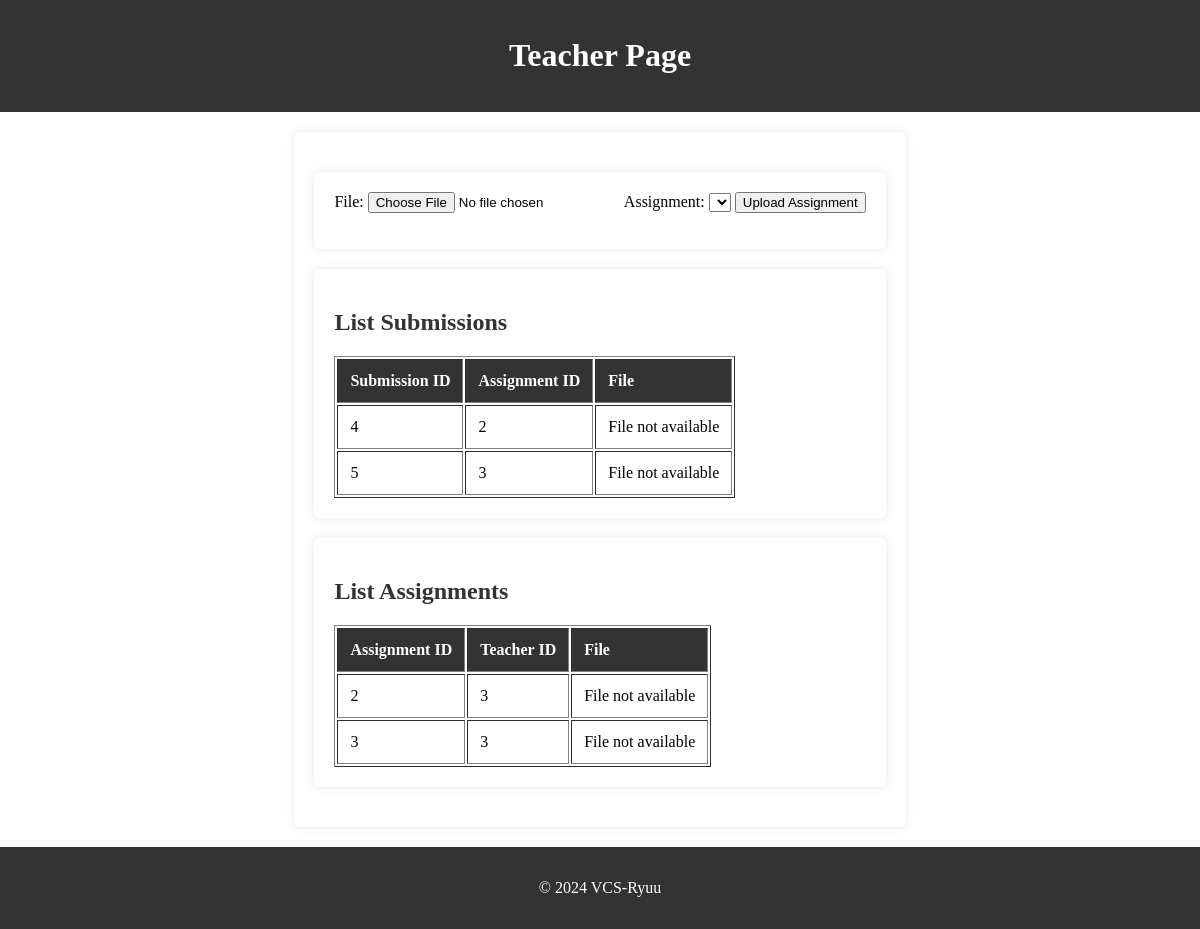
Screenshot of /views/student/assignments/index.php (signed in) with the database file from the repository.
### tables this page shows
CREATE TABLE `submissions` (
  `submission_id` int NOT NULL AUTO_INCREMENT,
  `assignment_id` int NOT NULL,
  `student_id` int NOT NULL,
  `file_path` varchar(256) NOT NULL,
  PRIMARY KEY (`submission_id`)
);

CREATE TABLE `assignments` (
  `assignment_id` int NOT NULL AUTO_INCREMENT,
  `teacher_id` int NOT NULL,
  `file_path` varchar(256) NOT NULL,
  PRIMARY KEY (`assignment_id`)
);

### models/submissions.php (called while the page is built, shortened)
<?php
include_once $_SERVER['DOCUMENT_ROOT'] . "/database.php";
class Submissions
{
    private $databaseConnection;
    public function __construct()
    {
        $this->databaseReference = new Database();
        $this->databaseConnection = $this->databaseReference->connect();
    }
    function getSubmissionByStudentId($studentId)
    {
        $sql = "SELECT * FROM submissions WHERE student_id='$studentId'";
        $result = $this->databaseConnection->query($sql);
        if ($result->num_rows > 0) {
            $resultSet = array();
            while ($row = $result->fetch_assoc()) {
                $resultSet[] = $row;
            }
            return $resultSet;
        } else {
            return null;
        }
    }
}

### database.php (called while the page is built, shortened)
<?php
class Database
{
    private $server = 'localhost';
    private $database = 'vcs_web_programming';
    private $username = 'mysql';
    private $password = 'mysql';
    function connect()
    {
        $this->connection = new mysqli($this->server, $this->username, $this->password, $this->database);
        if ($this->connection->connect_errno) {
            return null;
        } else {
            return $this->connection;
        }
    }
}

### models/assignments.php (called while the page is built, shortened)
<?php
include_once $_SERVER['DOCUMENT_ROOT'] . "/database.php";
class Assignments
{
    private $databaseConnection;
    public function __construct()
    {
        $this->databaseReference = new Database();
        $this->databaseConnection = $this->databaseReference->connect();
    }
    function getAllAssignments()
    {
        $sql = "SELECT *
                FROM assignments;";
        $result = $this->databaseConnection->query($sql);
        if ($result->num_rows > 0) {
            $resultSet = array();
            while ($row = $result->fetch_assoc()) {
                $resultSet[] = $row;
            }
            return $resultSet;
        } else {
            return null;
        }
    }
}

### views/student/assignments/index.php (the view, shortened to what this page needs)
<?php
include 'header.php';
?>
<link rel="stylesheet" href="styles.css">
<?php
include $_SERVER['DOCUMENT_ROOT'] . '/models/assignments.php';
include $_SERVER['DOCUMENT_ROOT'] . '/models/submissions.php';
$assignmentsModel = new Assignments();
$submissionsModel = new Submissions();
$user = $_SESSION['user'];
$assignments = $assignmentsModel->getAllAssignments();
$submissions = $submissionsModel->getSubmissionByStudentId($user['user_id']);
?>
<div class="container">
    <div class="container">
        <form method="post" enctype="multipart/form-data" action="<?php echo $_SERVER['PHP_SELF']; ?>">
            <label for="file">File:</label>
            <input type="file" name="fileToUpload" id="fileToUpload" required>
            <label for="assignment_id">Assignment:</label>
            <select name="assignment_id" id="assignment_id" required>
            </select>
            <input type="submit" value="Upload Assignment" name="submit" action="upload">
        </form>
    </div>
    <div class="container">
        <h2>List Submissions</h2>
        <table border="1">
            <thead>
                <tr>
                    <th>Submission ID</th>
                    <th>Assignment ID</th>
                    <th>File</th>
                </tr>
            </thead>
            <tbody>
                <?php foreach ($submissions as $submission) : ?>
                    <tr>
                        <td><?php echo $submission['submission_id']; ?></td>
                        <td><?php echo $submission['assignment_id']; ?></td>
                        <td>
                            <?php if (file_exists($submission['file_path'])) : ?>
                                <a href="download.php?file=<?php echo urlencode($submission['file_path']) ?>" download>
                                    <button>Download File</button>
                                </a>
                            <?php else : ?>
                                File not available
                            <?php endif; ?>
                        </td>
                    </tr>
                <?php endforeach; ?>
            </tbody>
        </table>
    </div>
    <div class="container">
        <h2>List Assignments</h2>
        <table border="1">
            <thead>
                <tr>
                    <th>Assignment ID</th>
                    <th>Teacher ID</th>
                    <th>File</th>
                </tr>
            </thead>
            <tbody>
                <?php foreach ($assignments as $assignment) : ?>
                    <tr>
                        <td><?php echo $assignment['assignment_id']; ?></td>
                        <td><?php echo $assignment['teacher_id']; ?></td>
                        <td>
                            <?php if (file_exists($assignment['file_path'])) : ?>
                                <a href="download.php?file=<?php echo urlencode($assignment['file_path']) ?>" download>
                                    <button>Download File</button>
                                </a>
                            <?php else : ?>
                                File not available
                            <?php endif; ?>
                        </td>
                    </tr>
                <?php endforeach; ?>
            </tbody>
        </table>
    </div>
</div>
<?php
include 'footer.php';

### views/student/assignments/styles.css (style rules this page uses)
.container { max-width: 800px; margin: 20px auto; padding: 20px; background-color: #fff; box-shadow: 0 0 10px rgba(0, 0, 0, 0.1); border-radius: 5px; }
h2 { color: #333; }
th, td { padding: 12px; text-align: left; }
th { background-color: #333; color: #fff; }

### rows the page displays
submissions: submission_id "4", assignment "2", shows "File not available"
submissions: submission_id "5", assignment "3", shows "File not available"
assignments: assignment_id "2", teacher "3", shows "File not available"
assignments: assignment_id "3", teacher "3", shows "File not available"
